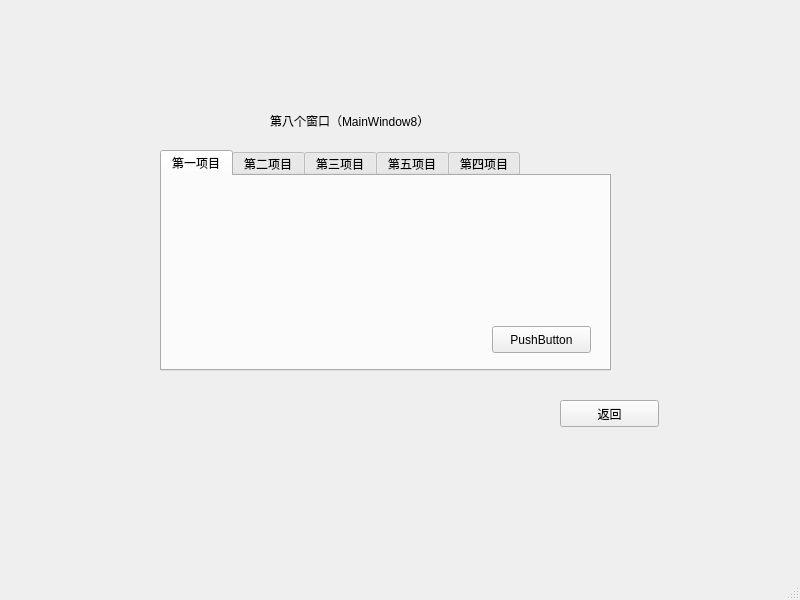
<?xml version="1.0" encoding="UTF-8"?>
<ui version="4.0">
 <class>MainWindow8</class>
 <widget class="QMainWindow" name="MainWindow8">
  <property name="geometry">
   <rect>
    <x>0</x>
    <y>0</y>
    <width>800</width>
    <height>600</height>
   </rect>
  </property>
  <property name="windowTitle">
   <string>MainWindow</string>
  </property>
  <widget class="QWidget" name="centralwidget">
   <widget class="QTabWidget" name="tabWidget">
    <property name="geometry">
     <rect>
      <x>160</x>
      <y>150</y>
      <width>451</width>
      <height>221</height>
     </rect>
    </property>
    <property name="currentIndex">
     <number>0</number>
    </property>
    <widget class="QWidget" name="tab_11">
     <attribute name="title">
      <string>第一项目</string>
     </attribute>
     <widget class="QPushButton" name="pushButton_3">
      <property name="geometry">
       <rect>
        <x>330</x>
        <y>150</y>
        <width>99</width>
        <height>27</height>
       </rect>
      </property>
      <property name="text">
       <string>PushButton</string>
      </property>
     </widget>
    </widget>
    <widget class="QWidget" name="tab_12">
     <attribute name="title">
      <string>第二项目</string>
     </attribute>
    </widget>
    <widget class="QWidget" name="tab_13">
     <attribute name="title">
      <string>第三项目</string>
     </attribute>
    </widget>
    <widget class="QWidget" name="tab_14">
     <attribute name="title">
      <string>第五项目</string>
     </attribute>
    </widget>
    <widget class="QWidget" name="tab_15">
     <attribute name="title">
      <string>第四项目</string>
     </attribute>
    </widget>
   </widget>
   <widget class="QPushButton" name="pushButton_1">
    <property name="geometry">
     <rect>
      <x>560</x>
      <y>400</y>
      <width>99</width>
      <height>27</height>
     </rect>
    </property>
    <property name="text">
     <string>返回</string>
    </property>
   </widget>
   <widget class="QLabel" name="label">
    <property name="geometry">
     <rect>
      <x>270</x>
      <y>90</y>
      <width>211</width>
      <height>61</height>
     </rect>
    </property>
    <property name="text">
     <string>第八个窗口（MainWindow8）</string>
    </property>
   </widget>
  </widget>
  <widget class="QMenuBar" name="menubar">
   <property name="geometry">
    <rect>
     <x>0</x>
     <y>0</y>
     <width>800</width>
     <height>28</height>
    </rect>
   </property>
  </widget>
  <widget class="QStatusBar" name="statusbar"/>
 </widget>
 <resources/>
 <connections/>
</ui>
